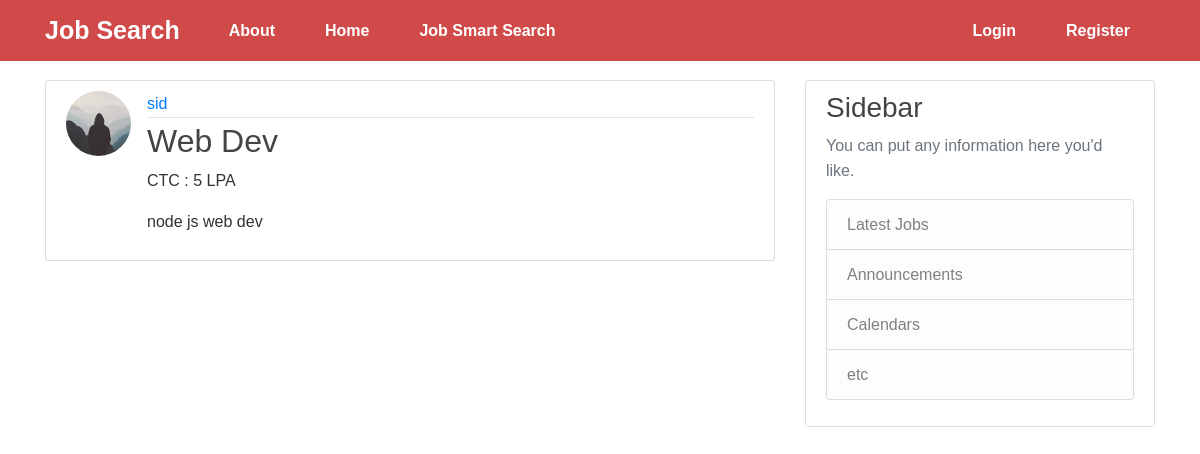
/post/1, run on an earlier commit of the app's database.
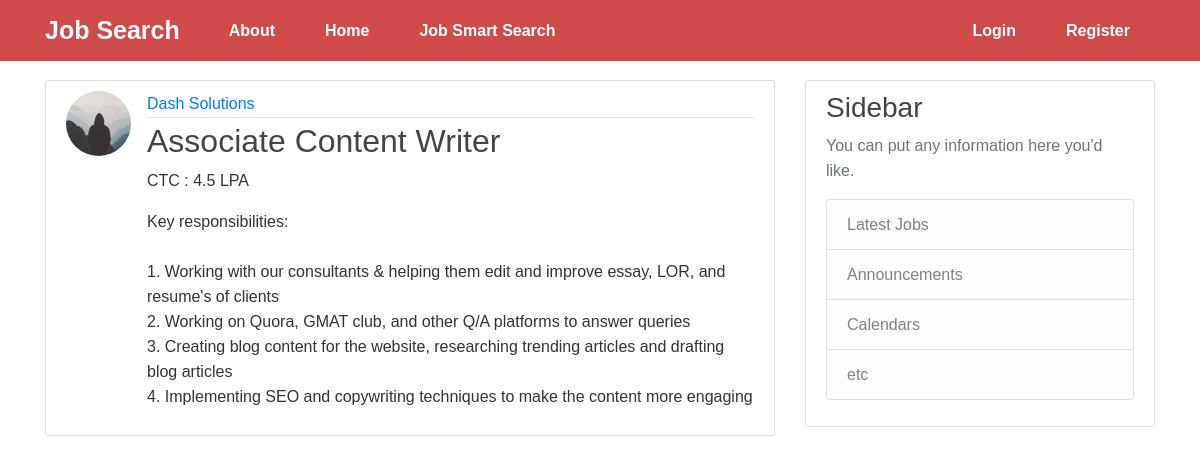
And on a later commit of the database.
### flaskblog/models.py (models this page shows, shortened)
class User(db.Model, UserMixin):
    id = db.Column(db.Integer, primary_key=True)
    username = db.Column(db.String(20), unique=True, nullable=False)
    email = db.Column(db.String(120), unique=True, nullable=False)
    image_file = db.Column(db.String(20), nullable=False, default='default.jpg')
    password = db.Column(db.String(60), nullable=False)
    posts = db.relationship('Post', backref='author', lazy=True)

class Post(db.Model):
    id = db.Column(db.Integer, primary_key=True)
    title = db.Column(db.String(100), nullable=False)
    ctc = db.Column(db.String(100), nullable=False)
    date_posted = db.Column(db.DateTime, nullable=False, default=datetime.utcnow)
    description = db.Column(db.Text, nullable=False)
    user_id = db.Column(db.Integer, db.ForeignKey('user.id'), nullable=False)

### flaskblog/routes.py (the view)
@app.route("/post/<int:post_id>")
def post(post_id):
    post = Post.query.get_or_404(post_id)
    return render_template('post.html', title=post.title, post=post)

### flaskblog/templates/post.html (shortened to what this page needs)
{% extends "layout.html" %}
{% block content %}
  <article class="media content-section">
    <img class="rounded-circle article-img" src="{{ url_for('static', filename='profile_pics/' + post.author.image_file) }}">
    <div class="media-body">
      <div class="article-metadata">
        <a class="mr-2" href="#">{{ post.author.username }}</a>
      </div>
      <h2 class="article-title">{{ post.title }}</h2>
      <p class="article-content">CTC : {{ post.ctc }} LPA</p>
      <p class="article-content">{{ post.description }}</p>
    </div>
  </article>
{% endblock content %}

### flaskblog/templates/layout.html (shortened to what this page needs)
<!DOCTYPE html>
<html>
<head>
    <link rel="stylesheet" href="https://maxcdn.bootstrapcdn.com/bootstrap/4.0.0/css/bootstrap.min.css">
    <link rel="stylesheet" type="text/css" href="{{ url_for('static', filename='main.css') }}">
    <link rel="stylesheet" type="text/css" href="{{ url_for('static', filename='style.css') }}">
</head>
<body>
    <header class="site-header">
      <nav class="navbar navbar-expand-md navbar-dark fixed-top bg-red">
        <div class="container" style="color: white !important;">
          <a class="navbar-brand mr-4 bolder font-25" href="/">Job Search</a>
          <div class="collapse navbar-collapse" id="navbarToggle">
            <div class="navbar-nav mr-auto">
              <a class="nav-item nav-link bolder" href="{{ url_for('about') }}" style="color: white !important;">About</a>
              <a class="nav-item nav-link bolder" href="{{ url_for('home') }}" style="color: white !important;">Home</a>
              <a class="nav-item nav-link bolder" href="{{ url_for('search') }}" style="color: white !important;">Job Smart Search </a>
            </div>
            <div class="navbar-nav">
              {% if current_user.is_authenticated %}
                <a class="nav-item nav-link bolder" href="{{ url_for('new_post') }}" style="color: white !important;">Create New Job</a>
                <a class="nav-item nav-link bolder" href="{{ url_for('account') }}" style="color: white !important;">Account</a>
                <a class="nav-item nav-link bolder" href="{{ url_for('logout') }}" style="color: white !important;">Logout</a>
              {% else %}
                <a class="nav-item nav-link bolder" href="{{ url_for('login') }}" style="color: white !important;">Login</a>
                <a class="nav-item nav-link bolder" href="{{ url_for('register') }}" style="color: white !important;">Register</a>
              {% endif %}
            </div>
          </div>
        </div>
      </nav>
    </header>
    <main role="main" class="container">
      <div class="row">
        <div class="col-md-8">
          {% block content %}{% endblock %}
        </div>
        <div class="col-md-4">
          <div class="content-section">
            <h3>Sidebar</h3>
            <p class='text-muted'>You can put any information here you'd like.
              <ul class="list-group">
                <li class="list-group-item list-group-item-light">Latest Jobs</li>
                <li class="list-group-item list-group-item-light">Announcements</li>
                <li class="list-group-item list-group-item-light">Calendars</li>
                <li class="list-group-item list-group-item-light">etc</li>
              </ul>
            </p>
          </div>
        </div>
      </div>
    </main>
</body>
</html>

### flaskblog/static/main.css (style rules this page uses)
body { background: white; color: #333333; margin-top: 5rem; }
h1, h2, h3, h4, h5, h6 { color: #444444; }
.site-header .navbar-nav .nav-link { color: white; }
.content-section { background: #ffffff; padding: 10px 20px; border: 1px solid #dddddd; border-radius: 3px; margin-bottom: 20px; }
.article-title { color: #444444; }
.article-content { white-space: pre-line; }
.article-img { height: 65px; width: 65px; margin-right: 16px; }
.article-metadata { padding-bottom: 1px; margin-bottom: 4px; border-bottom: 1px solid #e3e3e3 }

### flaskblog/static/style.css (style rules this page uses)
body { font-family: "Montserrat", sans-serif; line-height: 25px; }
.font-25 { font-size: 25px; }
.bg-red { background-color: #d04a4a; }
.nav-link { padding: 10px 25px !important; }
.bolder { font-weight: 600; }

What changed in the data, as far as the page shows it:
no longer on this page (row unchanged): User: image_file (placeholder picture), author.username "sid"
added User: image_file (placeholder picture), author.username "Dash Solutions"
changed Post: title "Web Dev" → "Associate Content Writer"; ctc "5" → "4.5"; description "node js web dev" → "Key responsibilities: 1. Working with our consultants & helping them edit and improve essay, LOR, and resume's of clients 2. Working on Quora, GMAT club, and other Q/A platforms to answer queries 3. Creating blog content for the website, researching trending articles and drafting blog articles 4. Implementing SEO and copywriting techniques to make the content more engaging"
